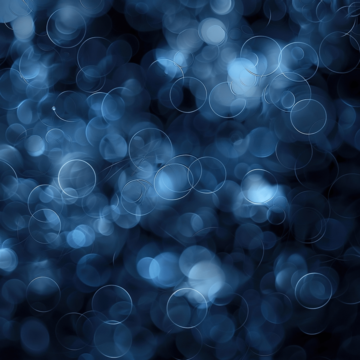
#> input picture image.png, 360 x 360 px
$ python jpeg_compress.py image.png
#> lines starting #> are read from the running program, lines starting #| are printed output that depends on the picture
#!/usr/bin/env python3
import sys
import os
import heapq
import numpy as np
from PIL import Image

ZIGZAG_INDEX = np.array([
    [ 0,  1,  5,  6, 14, 15, 27, 28],
    [ 2,  4,  7, 13, 16, 26, 29, 42],
    [ 3,  8, 12, 17, 25, 30, 41, 43],
    [ 9, 11, 18, 24, 31, 40, 44, 53],
    [10, 19, 23, 32, 39, 45, 52, 54],
    [20, 22, 33, 38, 46, 51, 55, 60],
    [21, 34, 37, 47, 50, 56, 59, 61],
    [35, 36, 48, 49, 57, 58, 62, 63]
], dtype=np.int32)

QY_50 = np.array([
    [16, 11, 10, 16, 24, 40, 51, 61],
    [12, 12, 14, 19, 26, 58, 60, 55],
    [14, 13, 16, 24, 40, 57, 69, 56],
    [14, 17, 22, 29, 51, 87, 80, 62],
    [18, 22, 37, 56, 68,109,103, 77],
    [24, 35, 55, 64, 81,104,113, 92],
    [49, 64, 78, 87,103,121,120,101],
    [72, 92, 95, 98,112,100,103, 99]
], dtype=np.float32)

QC_50 = np.array([
    [17,18,24,47,99,99,99,99],
    [18,21,26,66,99,99,99,99],
    [24,26,56,99,99,99,99,99],
    [47,66,99,99,99,99,99,99],
    [99,99,99,99,99,99,99,99],
    [99,99,99,99,99,99,99,99],
    [99,99,99,99,99,99,99,99],
    [99,99,99,99,99,99,99,99]
], dtype=np.float32)

def load_image_as_rgb(path):
#> called with path = 'image.png'
    return np.array(Image.open(path).convert('RGB'))
#> returned value is the input picture: shape (360, 360, 3); mean R, G, B 26.9, 54.1, 84.5

def rgb_to_ycbcr(rgb):
    rgb = rgb.astype(np.float32)
    M = np.array([[0.299, 0.587, 0.114],
                  [-0.168736, -0.331264, 0.5],
                  [0.5, -0.418688, -0.081312]], dtype=np.float32)
    ycbcr = np.dot(rgb, M.T)
    ycbcr[:, :, 1] += 128.0
    ycbcr[:, :, 2] += 128.0
    return np.clip(ycbcr, 0, 255).astype(np.uint8)

def chroma_subsample_420(ycbcr):
    Y = ycbcr[:, :, 0]
    Cb = ycbcr[:, :, 1]
    Cr = ycbcr[:, :, 2]
    h, w = Cb.shape
    Cb = Cb[:(h//2)*2, :(w//2)*2]
    Cr = Cr[:(h//2)*2, :(w//2)*2]
    Cb_sub = Cb.reshape(Cb.shape[0]//2, 2, Cb.shape[1]//2, 2).mean(axis=(1,3)).astype(Cb.dtype)
    Cr_sub = Cr.reshape(Cr.shape[0]//2, 2, Cr.shape[1]//2, 2).mean(axis=(1,3)).astype(Cr.dtype)
    return Y, Cb_sub, Cr_sub

def split_into_blocks(channel, block_size=8):
    h, w = channel.shape
    nh = h // block_size
    nw = w // block_size
    blocks = channel.reshape(nh, block_size, nw, block_size).swapaxes(1,2)
    return blocks

def dct2d_separable(block):
    N = 8
    T = np.zeros((N, N), dtype=np.float32)
    for i in range(N):
        alpha = np.sqrt(1.0/N) if i == 0 else np.sqrt(2.0/N)
        for j in range(N):
            T[i,j] = alpha * np.cos((2*j+1) * i * np.pi / (2*N))
    return T @ block @ T.T

def apply_dct_to_blocks(blocks):
    nh, nw, _, _ = blocks.shape
    out = np.zeros((nh, nw, 8, 8), dtype=np.float32)
    for i in range(nh):
        for j in range(nw):
            b = blocks[i,j].astype(np.float32)
            out[i,j] = dct2d_separable(b - 128.0)
    return out

def scale_quantization_table(Q_base, quality):
    q = max(1, min(int(quality), 100))
    if q < 50:
        scale = 5000.0 / q
    else:
        scale = 200.0 - 2.0 * q
    Q = np.floor((Q_base * scale + 50.0) / 100.0)
    return np.clip(Q, 1, 255).astype(np.float32)

def quantize_blocks(dct_blocks, Q_table):
    nh, nw, _, _ = dct_blocks.shape
    quant = np.zeros_like(dct_blocks, dtype=np.int32)
    for i in range(nh):
        for j in range(nw):
            quant[i,j] = np.round(dct_blocks[i,j] / Q_table).astype(np.int32)
    return quant

def zigzag_encode(block):
    arr = np.zeros(64, dtype=block.dtype)
    for i in range(8):
        for j in range(8):
            arr[ZIGZAG_INDEX[i,j]] = block[i,j]
    return arr

def ac_run_length_encode(zigzag_sequence):
    rle = []
    run = 0
    for k in range(1,64):
        v = int(zigzag_sequence[k])
        if v == 0:
            run += 1
        else:
            while run > 15:
                rle.append((15,0))
                run -= 16
            rle.append((run, v))
            run = 0
    if run > 0 or len(rle) == 0:
        rle.append((0,0))
    return rle

class HuffmanNode:
    def __init__(self, symbol=None, freq=0, left=None, right=None):
        self.symbol = symbol
        self.freq = freq
        self.left = left
        self.right = right
    def __lt__(self, other):
        return self.freq < other.freq
    def is_leaf(self):
        return self.symbol is not None

def build_huffman_tree(freqs):
    if not freqs:
        return None
    if len(freqs) == 1:
        sym = next(iter(freqs.keys()))
        return HuffmanNode(symbol=sym, freq=freqs[sym])
    heap = [HuffmanNode(symbol=s, freq=f) for s,f in freqs.items()]
    heapq.heapify(heap)
    while len(heap) > 1:
        a = heapq.heappop(heap)
        b = heapq.heappop(heap)
        parent = HuffmanNode(freq=a.freq + b.freq, left=a, right=b)
        heapq.heappush(heap, parent)
    return heap[0]

def generate_huffman_codes(root, code="", codes=None):
    if codes is None:
        codes = {}
    if root is None:
        return codes
    if root.is_leaf():
        codes[root.symbol] = code if code else "0"
        return codes
    generate_huffman_codes(root.left, code + "0", codes)
    generate_huffman_codes(root.right, code + "1", codes)
    return codes

def pipeline_and_save(image_rgb, quality, out_path):
    ycbcr = rgb_to_ycbcr(image_rgb)
    Y, Cb_sub, Cr_sub = chroma_subsample_420(ycbcr)
    Y_blocks = split_into_blocks(Y)
    Cb_blocks = split_into_blocks(Cb_sub)
    Cr_blocks = split_into_blocks(Cr_sub)
    Y_dct = apply_dct_to_blocks(Y_blocks)
    Cb_dct = apply_dct_to_blocks(Cb_blocks)
    Cr_dct = apply_dct_to_blocks(Cr_blocks)
    QY = scale_quantization_table(QY_50, quality)
    QC = scale_quantization_table(QC_50, quality)
    Y_quant = quantize_blocks(Y_dct, QY)
    Cb_quant = quantize_blocks(Cb_dct, QC)
    Cr_quant = quantize_blocks(Cr_dct, QC)

    total = Y_quant.size + Cb_quant.size + Cr_quant.size
    zeros = int(np.sum(Y_quant == 0) + np.sum(Cb_quant == 0) + np.sum(Cr_quant == 0))
    print(f"Quality={quality}: zero coeffs {zeros:,}/{total:,} ({zeros/total*100:.1f}%)")

    # Zigzag + RLE across all blocks -> collect AC symbols
    freqs = {}
    def collect_from_blocks(blocks):
        nh, nw, _, _ = blocks.shape
        for i in range(nh):
            for j in range(nw):
                zz = zigzag_encode(blocks[i,j])
                rle = ac_run_length_encode(zz)
                for sym in rle:
                    freqs[sym] = freqs.get(sym, 0) + 1

    collect_from_blocks(Y_quant)
    collect_from_blocks(Cb_quant)
    collect_from_blocks(Cr_quant)

    # Build Huffman codes from frequencies
    hroot = build_huffman_tree(freqs)
    codes = generate_huffman_codes(hroot)

    print(f"  Distinct AC symbols: {len(freqs)}")
    # show a few Huffman codes (up to 10)
    sample = list(codes.items())[:10]
    for sym, code in sample:
        print(f"    {sym} -> {code}")

    # Save real JPEG using Pillow
    pil = Image.fromarray(image_rgb)
    try:
        pil.save(out_path, format='JPEG', quality=int(quality), optimize=True)
    except OSError:
        pil.save(out_path, format='JPEG', quality=int(quality))
    size_kb = os.path.getsize(out_path) / 1024.0
    print(f"  Saved JPEG: {out_path} ({size_kb:.1f} KB)")

    return {
        "Y_quant": Y_quant, "Cb_quant": Cb_quant, "Cr_quant": Cr_quant,
        "QY": QY, "QC": QC, "freqs": freqs, "codes": codes
    }

def main():
    if len(sys.argv) < 2:
        print("Usage: python script.py <input_image>")
        sys.exit(1)

    path = sys.argv[1]
    if not os.path.isfile(path):
        print(f"File not found: {path}")
        sys.exit(1)

    img = load_image_as_rgb(path)
    h, w = img.shape[:2]
#> h = 360; w = 360
    new_h = (h // 16) * 16
#> new_h = 352
    new_w = (w // 16) * 16
#> new_w = 352
    if new_h != h or new_w != w:
        img = img[:new_h, :new_w, :]
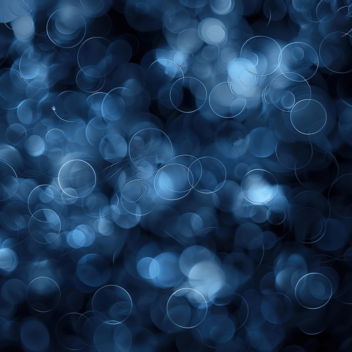
#> img: shape (352, 352, 3); mean R, G, B 27.7, 55.6, 86.6

    qualities = [10, 30, 50, 70, 90]
    out_dir = "compressed_outputs"
    os.makedirs(out_dir, exist_ok=True)
    base = os.path.splitext(os.path.basename(path))[0]

    for q in qualities:
        out_file = os.path.join(out_dir, f"{base}_q{q}.jpg")
        pipeline_and_save(img, q, out_file)
#> this loop made 5 passes
#> zeros in pipeline_and_save on passes 1 to 5: 180783, 174996, 170714, 164904, 148601
#| Quality=10: zero coeffs 180,783/185,856 (97.3%)
#| Quality=30: zero coeffs 174,996/185,856 (94.2%)
#| Quality=50: zero coeffs 170,714/185,856 (91.9%)
#| Quality=70: zero coeffs 164,904/185,856 (88.7%)
#| Quality=90: zero coeffs 148,601/185,856 (80.0%)
#> pass 1, in rgb_to_ycbcr, `ycbcr = np.dot(rgb, M.T)`:
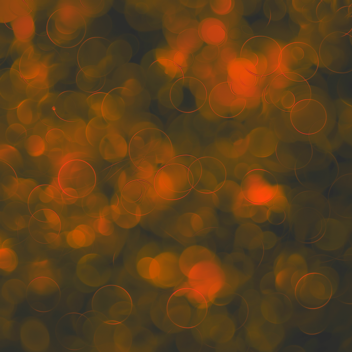
#> ycbcr: shape (352, 352, 3) float32; mean of channels 0, 1, 2 50.8, 20.2, -16.5; drawn with min black and max white
#> pass 1, in pipeline_and_save, `ycbcr = rgb_to_ycbcr(image_rgb)`:
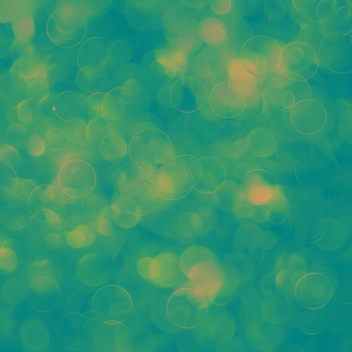
#> ycbcr: shape (352, 352, 3); mean R, G, B 50.3, 147.7, 111
#> pass 1, in chroma_subsample_420, `Y = ycbcr[:, :, 0]`:
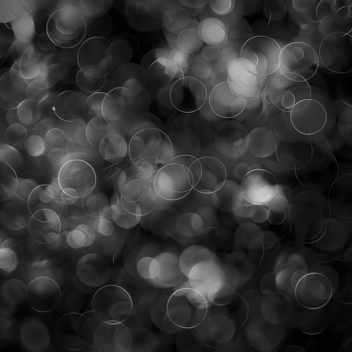
#> Y: shape (352, 352); min 0, max 206, mean 50.3

if __name__ == "__main__":
    main()
